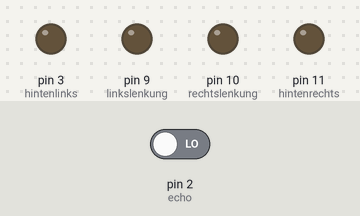
This sketch was run on a simulated Arduino Uno, built with avr-gcc and run on an emulated ATmega328P. On the bench: output pins drawn as LEDs (lit = HIGH). Inputs (shaded band) come from the test bench; at power-on: pin 2 (echo) LOW. Random numbers use the default seed unless the sketch sets one; pins used as bus, display or sensor lines are not drawn.

Above: at 0.1 s.
At 7.1 s:
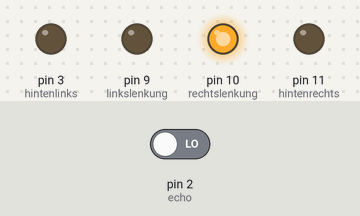
At 19.9 s:
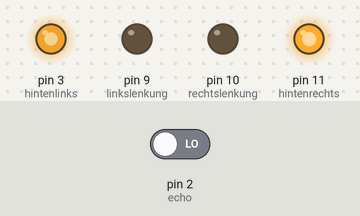
At 37.2 s:
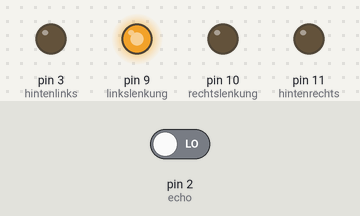
Timing chart, 0 to 40.0 s (numbered marks = the images above):
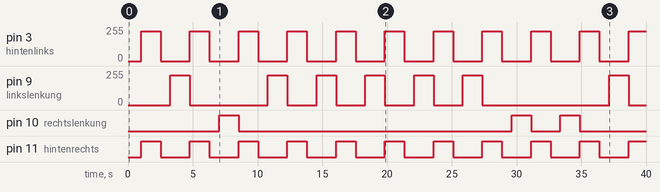

The sketch:

minibot.ino
```cpp
// LED VERSION
// GRW WRG wir beim tvr tuscan

// vars
int linkslenkung = 9;  // ist da drauf wegen pwm
int rechtslenkung = 10;
int hintenrechts = 11;
int hintenlinks = 3;
int weiss = 8;
int gelblinks = 5;
int gelbrechts = 6;
int rot = 7;
int echo = 2;
int trigger = 4;
long entfernung;
long zeit;

void setup() {
  randomSeed(analogRead(0));
  pinMode(linkslenkung, OUTPUT);
  pinMode(rechtslenkung, OUTPUT);
  pinMode(echo, INPUT);
  pinMode(trigger, OUTPUT);
}

void loop() {
  // random var
  int randomnum = random(2);

  // echo
  digitalWrite(trigger, LOW);
  delay(5);
  digitalWrite(trigger, HIGH);
  delay(10);
  digitalWrite(trigger, LOW);
  zeit = pulseIn(echo, HIGH);
  float entfernung = 0.03432 * zeit / 2;

  // if statement
  if (entfernung < 25) {
    if (randomnum == 1) {
      // bremslicht an
      digitalWrite(rot, HIGH);

      // weisses licht an
      digitalWrite(weiss, HIGH);

      // hinten
      analogWrite(linkslenkung, 0);
      analogWrite(rechtslenkung, 0);
      analogWrite(hintenrechts, 255);
      analogWrite(hintenlinks, 225);
      delay(1500);
      analogWrite(hintenrechts, 0);
      analogWrite(hintenlinks, 0);

      // weisses licht aus
      digitalWrite(weiss, LOW);

      // bremslicht aus
      digitalWrite(rot, LOW);

      // blinker links
      digitalWrite(gelblinks, HIGH);
      delay(150);
      digitalWrite(gelblinks, LOW);
      delay(150);
      digitalWrite(gelblinks, HIGH);
      delay(150);
      digitalWrite(gelblinks, LOW);
      delay(150);
      digitalWrite(gelblinks, HIGH);
      delay(150);
      digitalWrite(gelblinks, LOW);

      // lenkung links
      analogWrite(rechtslenkung, 255);
      delay(500);
    } else {
      // bremslicht an
      digitalWrite(rot, HIGH);

      // weisses licht
      digitalWrite(weiss, HIGH);

      // hinten
      analogWrite(linkslenkung, 0);
      analogWrite(rechtslenkung, 0);
      analogWrite(hintenrechts, 255);
      analogWrite(hintenlinks, 225);
      delay(1500);
      analogWrite(hintenrechts, 0);
      analogWrite(hintenlinks, 0);

      // weisses licht aus
      digitalWrite(weiss, LOW);

      // bremslicht aus
      digitalWrite(rot, LOW);

      // blinker links
      digitalWrite(gelbrechts, HIGH);
      delay(150);
      digitalWrite(gelbrechts, LOW);
      delay(150);
      digitalWrite(gelbrechts, HIGH);
      delay(150);
      digitalWrite(gelbrechts, LOW);
      delay(150);
      digitalWrite(gelbrechts, HIGH);
      delay(150);
      digitalWrite(gelbrechts, LOW);

      // lenkung rechts
      analogWrite(linkslenkung, 225);
      delay(500);
    }
  } else {
    analogWrite(linkslenkung, 225);   // links ist niedriger als
    analogWrite(rechtslenkung, 255);  // rechts weil der linke motor aus irgendeinem grund stärker ist
  }
}
```

Measured:
- by itself, pin 3 (hintenlinks): alternates 225/255 for 1.5 s and 0/255 for 2.3 s
- by itself, pin 10 (rechtslenkung): goes HIGH 1.5 s, LOW 21.1 s, HIGH 1.5 s, LOW 2.3 s, HIGH 1.5 s, then LOW
- by itself, pin 11 (hintenrechts): alternates HIGH for 1.5 s and LOW for 2.3 s
- by itself, pin 9 (linkslenkung): goes 225/255 1.5 s, 0/255 6.0 s, 4 × (225/255 1.5 s, 0/255 2.3 s), 225/255 1.5 s, 0/255 9.8 s, 225/255 1.5 s, then 0/255
